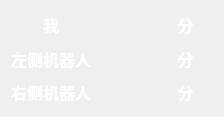
<?xml version="1.0" encoding="UTF-8"?>
<ui version="4.0">
 <class>ScorePanel</class>
 <widget class="QWidget" name="ScorePanel">
  <property name="geometry">
   <rect>
    <x>0</x>
    <y>0</y>
    <width>224</width>
    <height>117</height>
   </rect>
  </property>
  <property name="windowTitle">
   <string>Form</string>
  </property>
  <layout class="QGridLayout" name="gridLayout">
   <item row="0" column="0">
    <widget class="QLabel" name="meTitle">
     <property name="font">
      <font>
       <family>微软雅黑</family>
       <pointsize>12</pointsize>
       <bold>true</bold>
      </font>
     </property>
     <property name="styleSheet">
      <string notr="true">color: rgb(255, 255, 255);</string>
     </property>
     <property name="text">
      <string>我</string>
     </property>
     <property name="alignment">
      <set>Qt::AlignCenter</set>
     </property>
    </widget>
   </item>
   <item row="0" column="1">
    <widget class="QLabel" name="meScore">
     <property name="font">
      <font>
       <family>微软雅黑</family>
       <pointsize>12</pointsize>
       <bold>true</bold>
      </font>
     </property>
     <property name="styleSheet">
      <string notr="true">color: rgb(255, 255, 255);</string>
     </property>
     <property name="text">
      <string/>
     </property>
     <property name="alignment">
      <set>Qt::AlignCenter</set>
     </property>
    </widget>
   </item>
   <item row="0" column="2">
    <widget class="QLabel" name="score1">
     <property name="font">
      <font>
       <family>微软雅黑</family>
       <pointsize>12</pointsize>
       <bold>true</bold>
      </font>
     </property>
     <property name="styleSheet">
      <string notr="true">color: rgb(255, 255, 255);</string>
     </property>
     <property name="text">
      <string>分</string>
     </property>
     <property name="alignment">
      <set>Qt::AlignCenter</set>
     </property>
    </widget>
   </item>
   <item row="1" column="0">
    <widget class="QLabel" name="leftTitle">
     <property name="font">
      <font>
       <family>微软雅黑</family>
       <pointsize>12</pointsize>
       <bold>true</bold>
      </font>
     </property>
     <property name="styleSheet">
      <string notr="true">color: rgb(255, 255, 255);</string>
     </property>
     <property name="text">
      <string>左侧机器人</string>
     </property>
     <property name="alignment">
      <set>Qt::AlignCenter</set>
     </property>
    </widget>
   </item>
   <item row="1" column="1">
    <widget class="QLabel" name="leftScore">
     <property name="font">
      <font>
       <family>微软雅黑</family>
       <pointsize>12</pointsize>
       <bold>true</bold>
      </font>
     </property>
     <property name="styleSheet">
      <string notr="true">color: rgb(255, 255, 255);</string>
     </property>
     <property name="text">
      <string/>
     </property>
     <property name="alignment">
      <set>Qt::AlignCenter</set>
     </property>
    </widget>
   </item>
   <item row="1" column="2">
    <widget class="QLabel" name="score2">
     <property name="font">
      <font>
       <family>微软雅黑</family>
       <pointsize>12</pointsize>
       <bold>true</bold>
      </font>
     </property>
     <property name="styleSheet">
      <string notr="true">color: rgb(255, 255, 255);</string>
     </property>
     <property name="text">
      <string>分</string>
     </property>
     <property name="alignment">
      <set>Qt::AlignCenter</set>
     </property>
    </widget>
   </item>
   <item row="2" column="0">
    <widget class="QLabel" name="rightTitle">
     <property name="font">
      <font>
       <family>微软雅黑</family>
       <pointsize>12</pointsize>
       <bold>true</bold>
      </font>
     </property>
     <property name="styleSheet">
      <string notr="true">color: rgb(255, 255, 255);</string>
     </property>
     <property name="text">
      <string>右侧机器人</string>
     </property>
     <property name="alignment">
      <set>Qt::AlignCenter</set>
     </property>
    </widget>
   </item>
   <item row="2" column="1">
    <widget class="QLabel" name="rightScore">
     <property name="font">
      <font>
       <family>微软雅黑</family>
       <pointsize>12</pointsize>
       <bold>true</bold>
      </font>
     </property>
     <property name="styleSheet">
      <string notr="true">color: rgb(255, 255, 255);</string>
     </property>
     <property name="text">
      <string/>
     </property>
     <property name="alignment">
      <set>Qt::AlignCenter</set>
     </property>
    </widget>
   </item>
   <item row="2" column="2">
    <widget class="QLabel" name="score3">
     <property name="font">
      <font>
       <family>微软雅黑</family>
       <pointsize>12</pointsize>
       <bold>true</bold>
      </font>
     </property>
     <property name="styleSheet">
      <string notr="true">color: rgb(255, 255, 255);</string>
     </property>
     <property name="text">
      <string>分</string>
     </property>
     <property name="alignment">
      <set>Qt::AlignCenter</set>
     </property>
    </widget>
   </item>
  </layout>
 </widget>
 <resources/>
 <connections/>
</ui>
